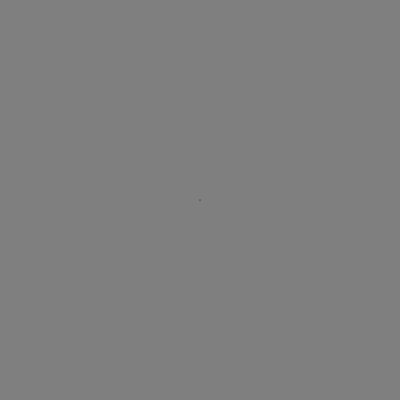
Frame 1 (no input)
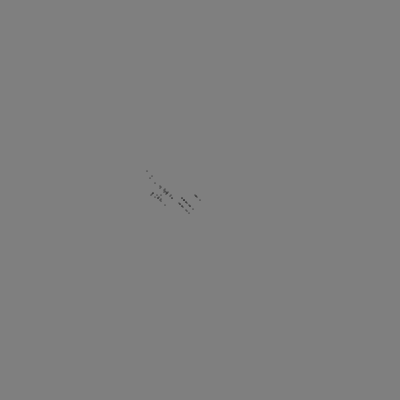
Frame 60 (no input)
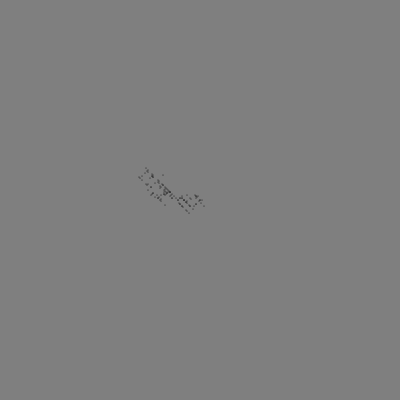
Frame 120 (the mouse pressed at the canvas centre since frame 60)

The p5.js sketch that drew these frames (run headless with seeded random() and noise() and a simulated clock; from frame 60 on, the mouse is pressed at the canvas centre):

// p5.js sketch
// ── sketch.js
let distribution = new Array(360);
let cnt = 0;
var walker;


function setup() 
{
	createCanvas(400, 400);
	background(127);
	walker = new WalkerGaussian();

}
function draw()
{
	walker.step()
	walker.render()

}


class WalkerGaussian {
	constructor() {
		this.x = width / 2;
		this.y = height / 2;
	}

	render() {
		stroke(1);
		point(this.x, this.y);
	}

	step() {
		var choice = random(1);
		var length = floor(randomGaussian(3, 3));
		var rightX, rightY;
		if (mouseX > this.x) {
			rightX=length;
		} else {
			rightX=-length;
		}

		if (mouseY > this.y) {
			rightY = length;
		} else {
			rightY = -length;
		}



	if (choice < 0.5) {
	      this.x += rightX
		  this.y += rightY
    } else if (choice < 0.7) {
	      this.x -= rightX
		  this.y -= rightY
    } else if (choice < 0.8 ) {
	      this.x += rightX
		  this.y -= rightY
    } else {
	      this.x -= rightX
		  this.y += rightY
    }
    this.x = constrain(this.x, 0, width - 1);
    this.y = constrain(this.y, 0, height - 1);
	}
}
